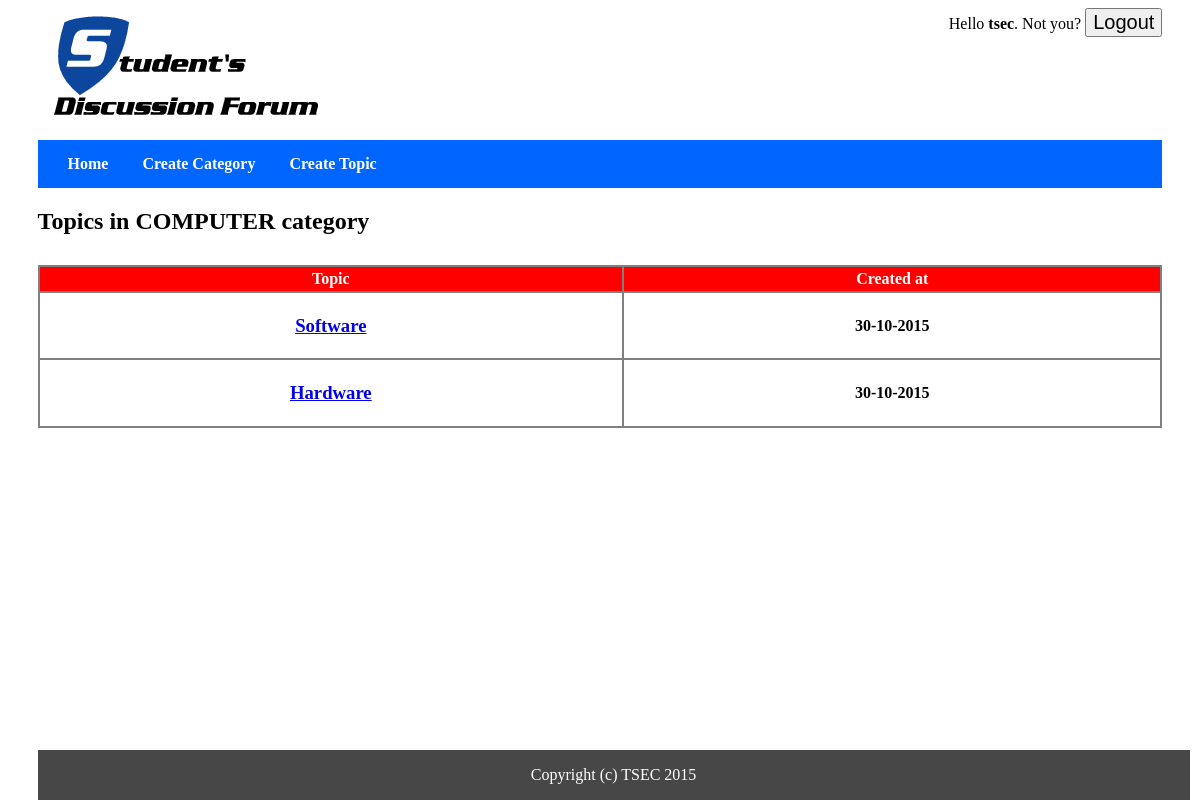
Page /cat_view.php?id=1 (signed in) on the committed database.
### tables this page shows
CREATE TABLE `categories` (
  `cat_id` int(8) NOT NULL,
  `cat_name` varchar(255) NOT NULL,
  `cat_description` varchar(255) NOT NULL
);

CREATE TABLE `topics` (
  `topic_id` int(8) NOT NULL,
  `topic_subject` varchar(255) NOT NULL,
  `topic_date` datetime NOT NULL,
  `topic_cat` int(8) NOT NULL,
  `topic_by` int(8) NOT NULL
);

### cat_view.php (the view)
<?php
include 'connect.php';
include 'header.php';
 echo'<link href="css/inside.css" type="text/css" rel="stylesheet" />';
function test_input($data) {
   $data = trim($data);
   $data = stripslashes($data);
   $data = htmlspecialchars($data);
   return $data;
}
$sql = "SELECT
            cat_id,
            cat_name,
            cat_description
        FROM
            categories
        WHERE
            cat_id = " . test_input($_GET['id']);
$result = mysqli_query($conn,$sql);
if(!$result)
{
    echo 'The category could not be displayed, please try again later.' . mysqli_error($conn);
}
else
{
    if(mysqli_num_rows($result) == 0)
    {
        echo 'This category does not exist.';
    }
    else
    {
        while($row = mysqli_fetch_array($result,MYSQL_ASSOC))
        {
            echo '<h2>Topics in ' . $row['cat_name'] . ' category</h2>';
        }
         $sql = "SELECT
                    topic_id,
                    topic_subject,
                    topic_date,
                    topic_cat
                FROM
                    topics
                WHERE
                    topic_cat = " .test_input($_GET['id']);
        $result = mysqli_query($conn,$sql);
        if(!$result)
        {
            echo 'The topics could not be displayed, please try again later.';
        }
        else
        {
            if(mysqli_num_rows($result) == 0)
            {
                echo 'There are no topics in this category yet.';
            }
            else
            {
                echo '<table class="inside">
                      <tr>
                        <th>Topic</th>
                        <th>Created at</th>
                      </tr>';
                while($row = mysqli_fetch_array($result,MYSQL_ASSOC))
		        {
                    echo '<tr>';
                        echo '<td  style="text-align:center;">';
                            echo '<h3><a href="topic_view.php?id=' . $row['topic_id'] . '">' . $row['topic_subject'] . '</a><h3>';
                        echo '</td>';
                        echo '<td style="text-align:center;">';
                            echo date('d-m-Y', strtotime($row['topic_date']));
                        echo '</td>';
                    echo '</tr>';
                }
                echo'</table>';
            }
        }
    }
}
include 'footer.php';
?>

### css/inside.css (style rules this page uses)
.inside { margin: 30px auto; border:2px solid grey; border-collapse: collapse; width: 100%; border-radius: 2px; }
.inside th { color:#FFFFFF; padding:3px; border:2px solid grey; background-color:red; }
.inside td { font-weight: bold; padding:3px; border : 2px solid grey; //text-align: left; margin: 3px; }
.inside tr { border:2px solid grey; }

### rows in the picture
categories: cat_name "COMPUTER"
topics: topic_subject "Software", topic_date "30-10-2015"
topics: topic_subject "Hardware", topic_date "30-10-2015"

### other values in the picture
$_SESSION['user_name'] "tsec"
